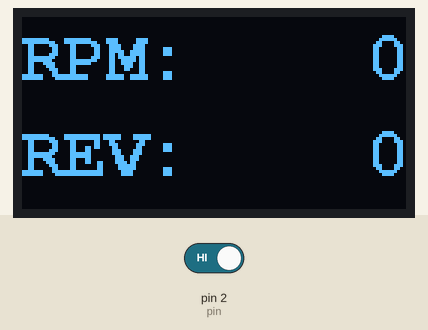
Simulated run of this sketch. Board: Arduino Uno, built with avr-gcc and run on an emulated ATmega328P. Parts: 128×64 one-colour display. Inputs (shaded band) come from the test bench; at power-on: pin 2 (pin) HIGH. What the sketch prints to the serial monitor is not drawn.

Above: at 2.6 s.
2.7 s: pin 2 (pin) driven LOW
At 4.7 s:
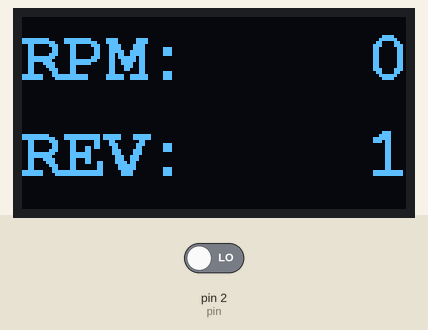
Timing chart, 0 to 6.2 s (numbered marks = the images above; inputs shaded):
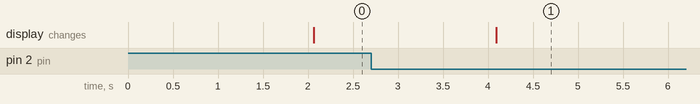

The sketch:

tach.ino
```cpp
// OLED 0.96" Display:
#include <Adafruit_GFX.h>  // Include core graphics library for the display.
#include <Adafruit_SSD1306.h>  // Include Adafruit_SSD1306 library to drive the display.
Adafruit_SSD1306 display(128, 64);  // Create display.
#include <Fonts/FreeMonoBold12pt7b.h>  // Add a custom font.

int pin = 2; // Hall sensor at pin 2

unsigned long rpm = 0;
unsigned long rev = 0;
unsigned long duration;

void revCount() {
  rev++;
}

void setup() {
  Serial.begin(115200);
  pinMode(pin, INPUT); //Sets sensor as input

  // OLED 0.96" Display:
  display.begin(SSD1306_SWITCHCAPVCC, 0x3D);  // Initialize display with the I2C address of 0x3D.
  display.clearDisplay();  // Clear the buffer.
  display.setTextColor(WHITE);  // Set color of the text to white.
  display.setRotation(0);  // Set orientation. Goes from 0, 1, 2 or 3.
  display.setTextWrap(false);  // By default, long lines of text are set to automatically “wrap” back to the leftmost column.
  // To override this behavior (so text will run off the right side of the display - useful for
  // scrolling marquee effects), use setTextWrap(false). The normal wrapping behavior is restored
  // with setTextWrap(true).
  display.dim(0);  // Set brightness (0 is maximum and 1 is a little dim).
  Wire.setClock(400000L);
}

void loop() {

  duration = pulseIn(pin, FALLING, 2000000); //times the amount of microseconds the motor is not timing IR, Times out after 100000 uS. Raise the timeout for slower RPM readings. .5 second
  rpm = 60000.0 / duration * 1000; //See above

  //  if(digitalRead(pin) == LOW){
  //    rev++;
  //  }
  attachInterrupt(0, revCount, FALLING);

  Serial.print("RPM ");
  Serial.print(rpm);

  Serial.print(" REV ");
  Serial.print(rev);

  Serial.print(" DUR ");
  Serial.println(duration);

  // OLED 0.96" Display:
  // Convert variable into a string, so we can change the text alignment to the right:
  // It can be also used to add or remove decimal numbers.
  char string[10];  // Create a character array of 10 characters
  // Convert float to a string:
  dtostrf(rpm, 6, 0, string);  // (<variable>,<amount of digits we are going to use>,<amount of decimal digits>,<string name>)

  display.clearDisplay();  // Clear the display so we can refresh.
  display.setFont(&FreeMonoBold12pt7b);  // Set a custom font.
  display.setTextSize(0);  // Set text size. We are using a custom font so you should always use the text size of 0.
  display.setCursor(0, 20);  // (x,y).
  display.println("RPM:");  // Text or value to print.

  // Print variable with right alignment:
  display.setCursor(45, 20);  // (x,y).
  display.println(string);  // Text or value to print.

  char string2[10];  // Create a character array of 10 characters
  // Convert float to a string:
  dtostrf(rev, 6, 0, string2);  // (<variable>,<amount of digits we are going to use>,<amount of decimal digits>,<string name>)
  display.setTextSize(0);  // Set text size. We are using a custom font so you should always use the text size of 0.
  display.setCursor(0, 52);  // (x,y).
  display.println("REV:");  // Text or value to print.

  // Print variable with right alignment:
  display.setCursor(45, 52);  // (x,y).
  display.println(string2);  // Text or value to print.

  display.display();
}
```

Measured:
- after the input at 2.7 s, the display: changes after 1.4 s (image 1)
